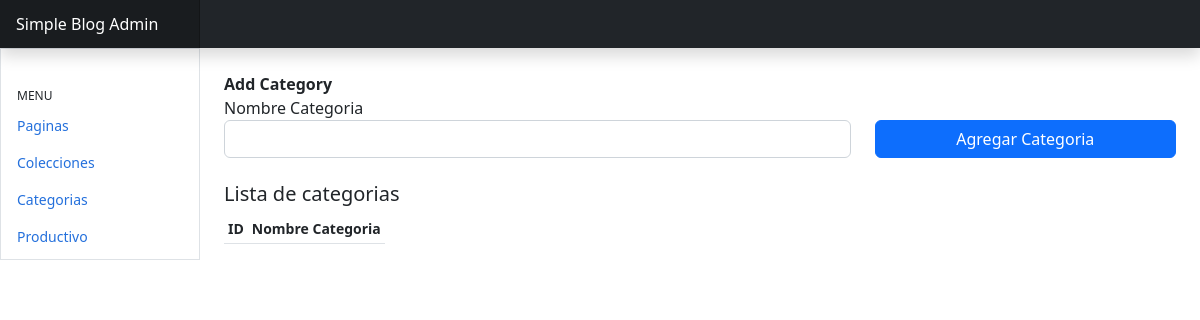
/simpleblog/admin-categorias/, run on an earlier commit of the app's database.
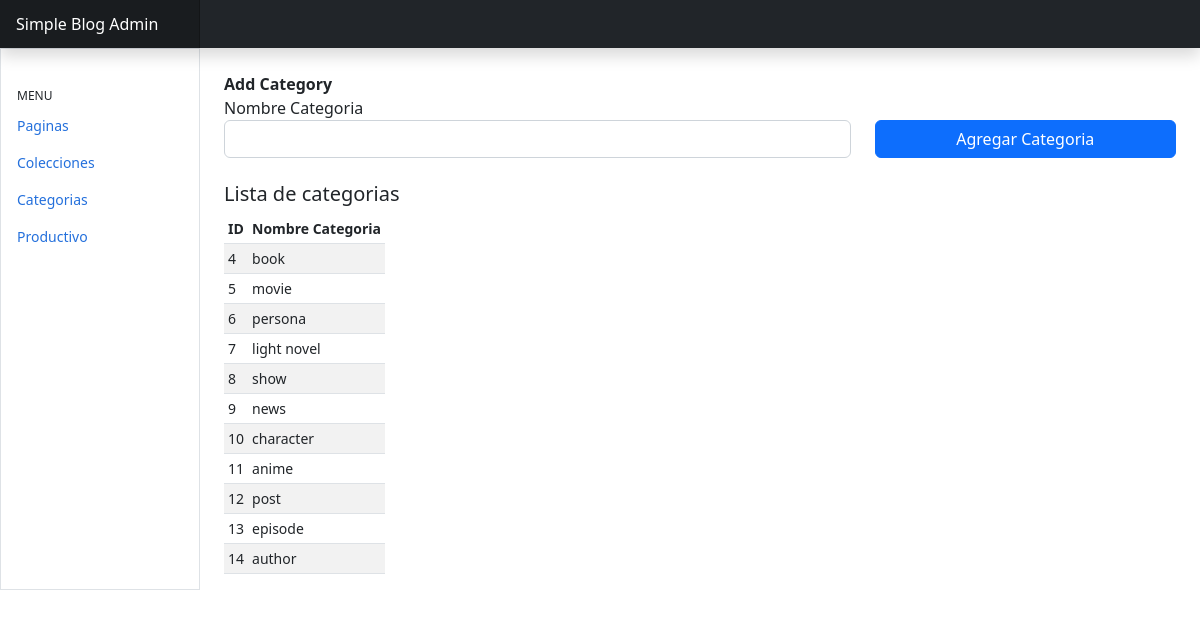
And on a later commit of the database.
### simpleblog/models.py (models this page shows, shortened)
class CategoriaSB(models.Model):
	nombre_categoria = models.CharField(max_length=255)

### simpleblog/views.py (the view)
# urls.py: path('admin-categorias/', views.adminCategorias, name='adminCategorias'),
def adminCategorias(request):
	ptitulo = "Admin Categorias"
	categorias = CategoriaSB.objects.all()
	return render(request,'admin_categorias.html',{'ptitulo':ptitulo,'categorias':categorias})

### simpleblog/templates/admin_categorias.html (shortened to what this page needs)
{% extends 'base_dash.html' %}
{% block principal %}
	<br><b>Add Category</b><br>
	 <form method="POST" action="{% url 'addCategoria' %}">
	   <div class="row">
	  <div class="form-group col-sm-6 col-lg-8 mb-8">
	    <label for="exampleFormControlInput1">Nombre Categoria</label>
	    <input type = "text" name="nombre_categoria" class="form-control" id="exampleFormControlInput1">
    </div>
    <div class="form-group col-sm-6 col-lg-4 mb-4">
        <label for="exampleFormControlInput1">&nbsp;&nbsp;</label>
	    <button type="submit" class="btn btn-primary" style="width:100%">Agregar Categoria</button>
	  </div>
	  </div>
    </form>
    <h5>Lista de categorias</h5>
    <div class="table-responsive small">
        <table class="table table-striped table-sm w-auto">
          <thead>
            <tr>
              <th scope="col">ID</th>
              <th scope="col">Nombre Categoria</th>
            </tr>
          </thead>
          {% if categorias %}
          	<tbody>
          	{% for c in categorias %}
            <tr>
              <td>{{c.id}}</td>
              <td>{{c.nombre_categoria}}</td>
           	</tr>
           	{% endfor %}
        	</tbody>
          {% endif %}
    	</table>
    </div>
{% endblock %}

What changed in the data, as far as the page shows it:
added CategoriaSB: id "4", nombre_categoria "book"
added CategoriaSB: id "5", nombre_categoria "movie"
added CategoriaSB: id "6", nombre_categoria "persona"
added CategoriaSB: id "7", nombre_categoria "light novel"
added CategoriaSB: id "8", nombre_categoria "show"
added CategoriaSB: id "9", nombre_categoria "news"
added CategoriaSB: id "10", nombre_categoria "character"
added CategoriaSB: id "11", nombre_categoria "anime"
added CategoriaSB: id "12", nombre_categoria "post"
added CategoriaSB: id "13", nombre_categoria "episode"
added CategoriaSB: id "14", nombre_categoria "author"
